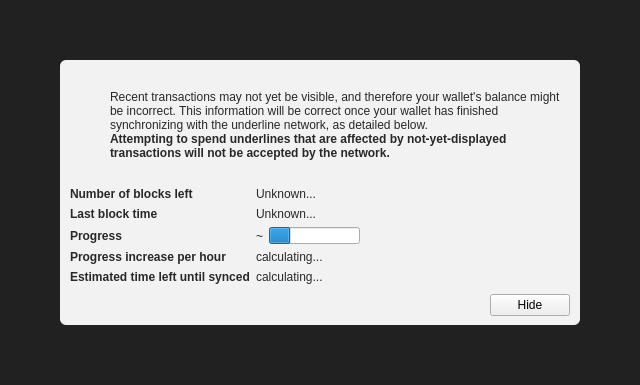
<?xml version="1.0" encoding="UTF-8"?>
<ui version="4.0">
 <class>ModalOverlay</class>
 <widget class="ModalOverlay" name="ModalOverlay">
  <property name="geometry">
   <rect>
    <x>0</x>
    <y>0</y>
    <width>640</width>
    <height>385</height>
   </rect>
  </property>
  <property name="windowTitle">
   <string>Form</string>
  </property>
  <layout class="QVBoxLayout" name="verticalLayout" stretch="0">
   <property name="sizeConstraint">
    <enum>QLayout::SetDefaultConstraint</enum>
   </property>
   <property name="leftMargin">
    <number>0</number>
   </property>
   <property name="topMargin">
    <number>0</number>
   </property>
   <property name="rightMargin">
    <number>0</number>
   </property>
   <property name="bottomMargin">
    <number>0</number>
   </property>
   <item>
    <widget class="QWidget" name="bgWidget" native="true">
     <property name="styleSheet">
      <string notr="true">#bgWidget { background: rgba(0,0,0,220); }</string>
     </property>
     <layout class="QVBoxLayout" name="verticalLayoutMain" stretch="1">
      <property name="leftMargin">
       <number>60</number>
      </property>
      <property name="topMargin">
       <number>60</number>
      </property>
      <property name="rightMargin">
       <number>60</number>
      </property>
      <property name="bottomMargin">
       <number>60</number>
      </property>
      <item>
       <widget class="QWidget" name="contentWidget" native="true">
        <property name="styleSheet">
         <string notr="true">#contentWidget { background: rgba(255,255,255,240); border-radius: 6px; }

QLabel { color: rgb(40,40,40);  }</string>
        </property>
        <layout class="QVBoxLayout" name="verticalLayoutSub" stretch="1,0,0,0">
         <property name="spacing">
          <number>0</number>
         </property>
         <property name="leftMargin">
          <number>10</number>
         </property>
         <property name="topMargin">
          <number>10</number>
         </property>
         <property name="rightMargin">
          <number>10</number>
         </property>
         <property name="bottomMargin">
          <number>10</number>
         </property>
         <item>
          <layout class="QHBoxLayout" name="horizontalLayoutIconText" stretch="0,1">
           <property name="topMargin">
            <number>20</number>
           </property>
           <item>
            <layout class="QVBoxLayout" name="verticalLayoutIcon">
             <property name="leftMargin">
              <number>0</number>
             </property>
             <item>
              <widget class="QPushButton" name="warningIcon">
               <property name="enabled">
                <bool>false</bool>
               </property>
               <property name="text">
                <string/>
               </property>
               <property name="icon">
                <iconset>
                 <normaloff>:/icons/warning</normaloff>
                 <disabledoff>:/icons/warning</disabledoff>:/icons/warning</iconset>
               </property>
               <property name="iconSize">
                <size>
                 <width>48</width>
                 <height>48</height>
                </size>
               </property>
               <property name="flat">
                <bool>true</bool>
               </property>
              </widget>
             </item>
             <item>
              <spacer name="verticalSpacerWarningIcon">
               <property name="orientation">
                <enum>Qt::Vertical</enum>
               </property>
               <property name="sizeHint" stdset="0">
                <size>
                 <width>20</width>
                 <height>40</height>
                </size>
               </property>
              </spacer>
             </item>
            </layout>
           </item>
           <item>
            <layout class="QVBoxLayout" name="verticalLayoutInfoText">
             <property name="leftMargin">
              <number>0</number>
             </property>
             <property name="topMargin">
              <number>0</number>
             </property>
             <item>
              <widget class="QLabel" name="infoText">
               <property name="text">
                <string>Recent transactions may not yet be visible, and therefore your wallet's balance might be incorrect. This information will be correct once your wallet has finished synchronizing with the underline network, as detailed below.</string>
               </property>
               <property name="textFormat">
                <enum>Qt::RichText</enum>
               </property>
               <property name="wordWrap">
                <bool>true</bool>
               </property>
              </widget>
             </item>
             <item>
              <widget class="QLabel" name="infoTextStrong">
               <property name="font">
                <font>
                 <weight>75</weight>
                 <bold>true</bold>
                </font>
               </property>
               <property name="text">
                <string>Attempting to spend underlines that are affected by not-yet-displayed transactions will not be accepted by the network.</string>
               </property>
               <property name="textFormat">
                <enum>Qt::RichText</enum>
               </property>
               <property name="wordWrap">
                <bool>true</bool>
               </property>
              </widget>
             </item>
             <item>
              <spacer name="verticalSpacerInTextSpace">
               <property name="orientation">
                <enum>Qt::Vertical</enum>
               </property>
               <property name="sizeHint" stdset="0">
                <size>
                 <width>20</width>
                 <height>40</height>
                </size>
               </property>
              </spacer>
             </item>
            </layout>
           </item>
          </layout>
         </item>
         <item>
          <spacer name="verticalSpacerAfterText">
           <property name="orientation">
            <enum>Qt::Vertical</enum>
           </property>
           <property name="sizeHint" stdset="0">
            <size>
             <width>20</width>
             <height>40</height>
            </size>
           </property>
          </spacer>
         </item>
         <item>
          <layout class="QFormLayout" name="formLayout">
           <property name="fieldGrowthPolicy">
            <enum>QFormLayout::FieldsStayAtSizeHint</enum>
           </property>
           <property name="horizontalSpacing">
            <number>6</number>
           </property>
           <property name="verticalSpacing">
            <number>6</number>
           </property>
           <property name="topMargin">
            <number>10</number>
           </property>
           <item row="0" column="0">
            <widget class="QLabel" name="labelNumberOfBlocksLeft">
             <property name="font">
              <font>
               <weight>75</weight>
               <bold>true</bold>
              </font>
             </property>
             <property name="text">
              <string>Number of blocks left</string>
             </property>
            </widget>
           </item>
           <item row="0" column="1">
            <widget class="QLabel" name="numberOfBlocksLeft">
             <property name="text">
              <string>Unknown...</string>
             </property>
            </widget>
           </item>
           <item row="1" column="0">
            <widget class="QLabel" name="labelLastBlockTime">
             <property name="font">
              <font>
               <weight>75</weight>
               <bold>true</bold>
              </font>
             </property>
             <property name="text">
              <string>Last block time</string>
             </property>
            </widget>
           </item>
           <item row="1" column="1">
            <widget class="QLabel" name="newestBlockDate">
             <property name="sizePolicy">
              <sizepolicy hsizetype="Maximum" vsizetype="Preferred">
               <horstretch>0</horstretch>
               <verstretch>0</verstretch>
              </sizepolicy>
             </property>
             <property name="text">
              <string>Unknown...</string>
             </property>
            </widget>
           </item>
           <item row="2" column="0">
            <widget class="QLabel" name="labelSyncDone">
             <property name="font">
              <font>
               <weight>75</weight>
               <bold>true</bold>
              </font>
             </property>
             <property name="text">
              <string>Progress</string>
             </property>
            </widget>
           </item>
           <item row="2" column="1">
            <layout class="QHBoxLayout" name="horizontalLayoutSync" stretch="0,1">
             <item>
              <widget class="QLabel" name="percentageProgress">
               <property name="text">
                <string notr="true">~</string>
               </property>
              </widget>
             </item>
             <item>
              <widget class="QProgressBar" name="progressBar">
               <property name="value">
                <number>24</number>
               </property>
               <property name="format">
                <string/>
               </property>
              </widget>
             </item>
            </layout>
           </item>
           <item row="4" column="0">
            <widget class="QLabel" name="labelProgressIncrease">
             <property name="font">
              <font>
               <weight>75</weight>
               <bold>true</bold>
              </font>
             </property>
             <property name="text">
              <string>Progress increase per hour</string>
             </property>
            </widget>
           </item>
           <item row="4" column="1">
            <widget class="QLabel" name="progressIncreasePerH">
             <property name="text">
              <string>calculating...</string>
             </property>
            </widget>
           </item>
           <item row="5" column="0">
            <widget class="QLabel" name="labelEstimatedTimeLeft">
             <property name="font">
              <font>
               <weight>75</weight>
               <bold>true</bold>
              </font>
             </property>
             <property name="text">
              <string>Estimated time left until synced</string>
             </property>
            </widget>
           </item>
           <item row="5" column="1">
            <widget class="QLabel" name="expectedTimeLeft">
             <property name="text">
              <string>calculating...</string>
             </property>
            </widget>
           </item>
          </layout>
         </item>
         <item>
          <layout class="QHBoxLayout" name="horizontalLayoutButtons">
           <property name="leftMargin">
            <number>10</number>
           </property>
           <property name="topMargin">
            <number>10</number>
           </property>
           <item>
            <spacer name="horizontalSpacer">
             <property name="orientation">
              <enum>Qt::Horizontal</enum>
             </property>
             <property name="sizeHint" stdset="0">
              <size>
               <width>40</width>
               <height>20</height>
              </size>
             </property>
            </spacer>
           </item>
           <item>
            <widget class="QPushButton" name="closeButton">
             <property name="text">
              <string>Hide</string>
             </property>
            </widget>
           </item>
          </layout>
         </item>
        </layout>
       </widget>
      </item>
     </layout>
    </widget>
   </item>
  </layout>
 </widget>
 <customwidgets>
  <customwidget>
   <class>ModalOverlay</class>
   <extends>QWidget</extends>
   <header>qt/modaloverlay.h</header>
   <container>1</container>
  </customwidget>
 </customwidgets>
 <resources/>
 <connections/>
</ui>
